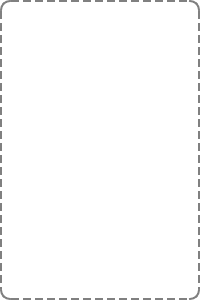
<?xml version="1.0" encoding="UTF-8"?>
<ui version="4.0">
 <class>TaskSlot</class>
 <widget class="QWidget" name="TaskSlot">
  <property name="geometry">
   <rect>
    <x>0</x>
    <y>0</y>
    <width>200</width>
    <height>300</height>
   </rect>
  </property>
  <property name="styleSheet">
   <string notr="true">QWidget {
    border: 2px dashed gray;
    border-radius: 10px;
    background-color: white;
   }</string>
  </property>
  <layout class="QVBoxLayout" name="verticalLayout"/>
 </widget>
 <resources/>
 <connections/>
</ui>
